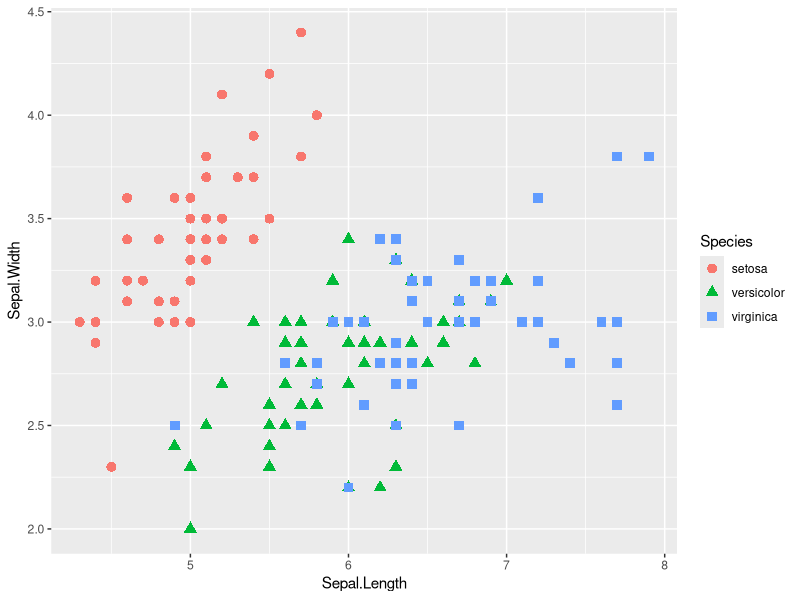
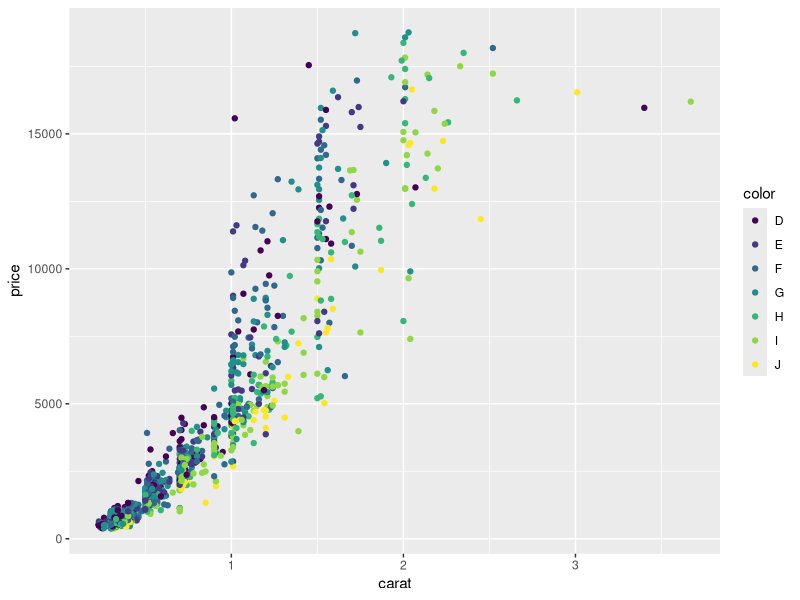
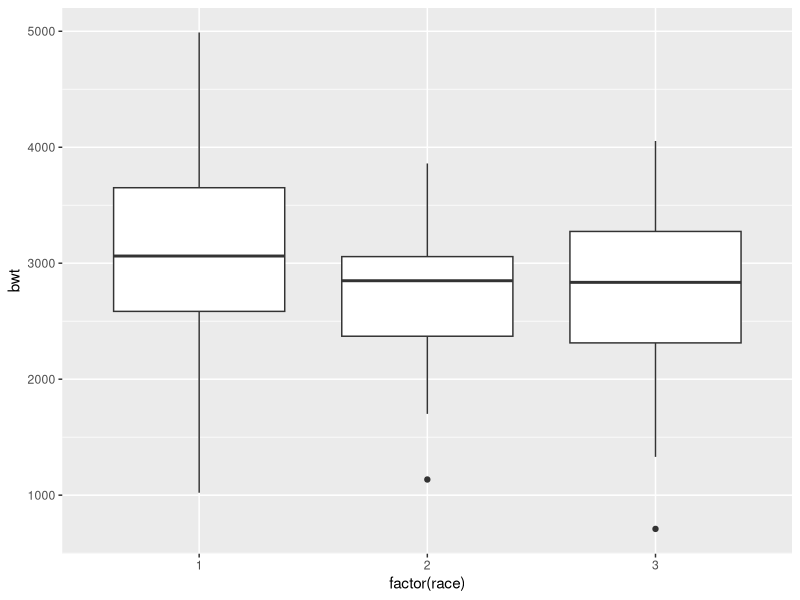
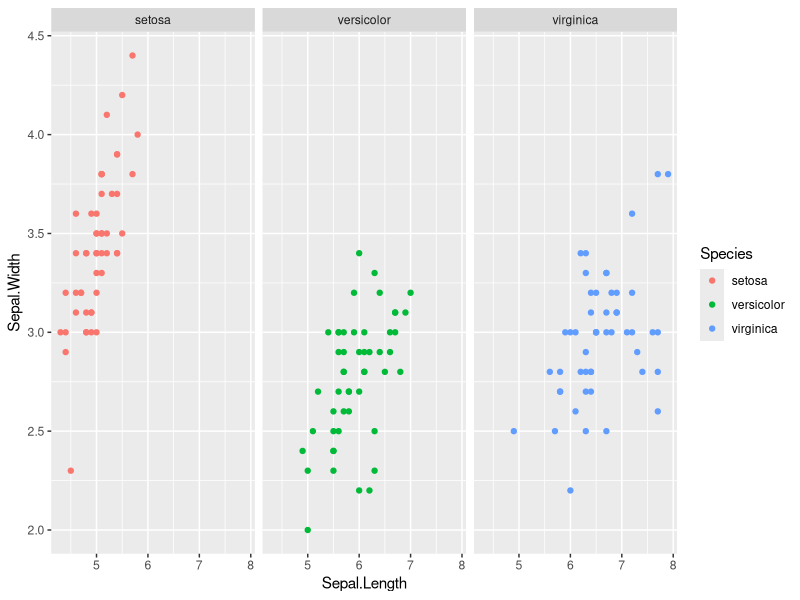
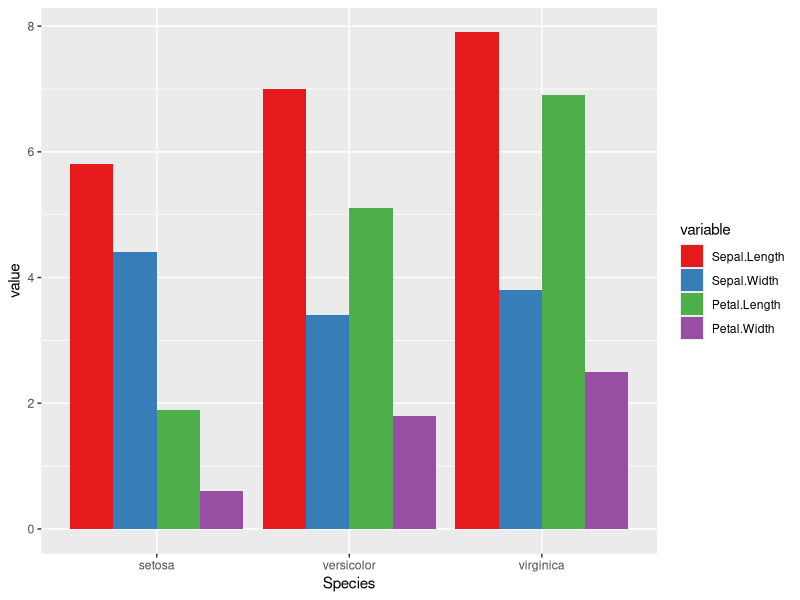

Write R code to recreate these figures, in order.
# ggplot learning script
# Dan Magee
# 22 Feb 2015
# djmagee@asu.edu

install.packages("ggplot2", dependencies = TRUE)
install.packages("plyr")
install.packages("ggthemes")
install.packages("reshape2")

library("ggplot2")
library("reshape2")
library("ggthemes")
library("plyr")

myplot <- ggplot(data = iris, aes(x=Sepal.Length, y=Sepal.Width, color=Species))
summary(myplot)

# why shape = Species?
# because we're mapping, not setting
myplot + geom_point(aes(shape=Species), size = 3)

# want the first element of dim(diamonds) is the # of rows
# sample from 1 to the number of rows 1,000 times
# those are the rows we want
# way to randomly pull from 1 to the length of our dataset 1000 times
# store as d2
d2 <- diamonds[sample(1:dim(diamonds)[1], 1000), ]

# look at the data set this way... decide to plot by carat by price
# sort the color by color after seeing this
head(d2)
d2plot <- ggplot(d2, aes(x=carat, y=price, color=color))

d2plot + geom_point()

?geom_boxplot

library(MASS)
ggplot(birthwt, aes(factor(race), bwt)) + geom_boxplot()

# use facets to break up the data with facet_grid
# x axis is shared among all three, y axis is repeated
ggplot(iris, aes(x = Sepal.Length, Sepal.Width, color=Species)) + geom_point() + facet_grid(. ~ Species)

# load the color brewer
library("reshape2")
library("RColorBrewer")

# check out these cool color brewer things 
# melt it so they're all in a column
df <- melt(iris, id.vars = "Species")
ggplot(df, aes(Species, value, fill = variable)) +
  geom_bar(stat="identity", position = "dodge") + 
  scale_fill_brewer(palette = "Set1")

